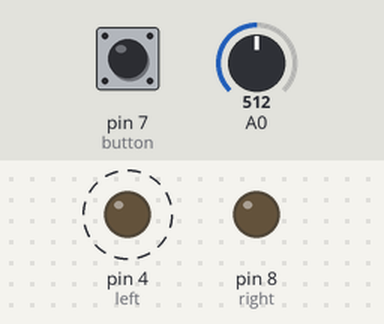
The sketch below on a simulated Arduino Uno, built with avr-gcc and run on an emulated ATmega328P. Parts: output pins drawn as LEDs (lit = HIGH). Dashed ring = blinking. The inputs (shaded band) are chosen by the test bench; at power-on: A0 = 512, pin 7 (button) HIGH.

Above: at 1.2 s.
1.3 s: A0 set to 529
At 1.45 s:
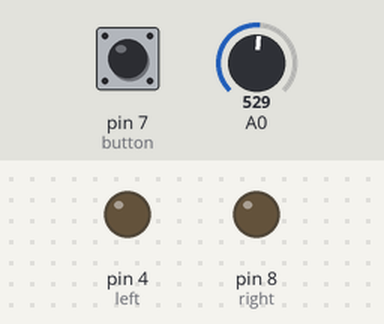
4.3 s: pin 7 (button) pulled LOW for 0.15 s
At 4.67 s:
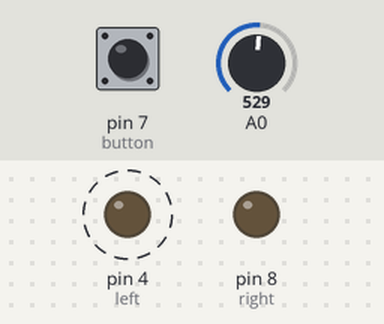
7.3 s: A0 set to 511
At 7.54 s:
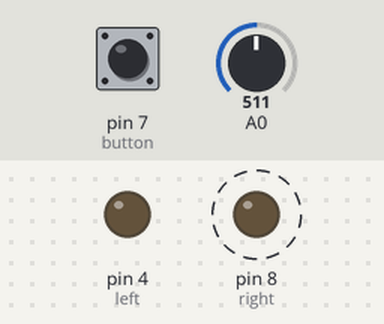
10.3 s: pin 7 (button) pulled LOW for 1 s
At 11.52 s:
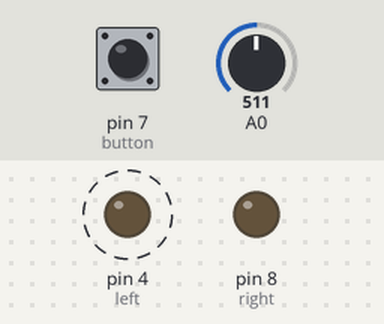
Timing chart, 0 to 14.6 s (numbered marks = the images above; inputs shaded):
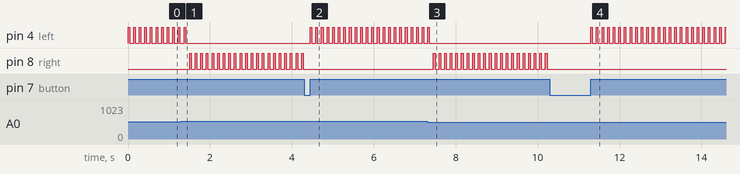

Measured:
- the behaviour switches between 517 and 518 on A0 (found by bisection; images 0 and 1)
- after the input at 1.3 s, pin 4 (left): goes on until 1.4 s, then stays LOW; pin 8 (right): alternates HIGH for 0.04 s and LOW for 0.10 s, starting after 0.20 s
- after the input at 4.3 s, pin 4 (left): alternates HIGH for 0.04 s and LOW for 0.10 s, starting after 0.15 s; pin 8 (right): stops changing and stays LOW
- after the input at 7.3 s, pin 4 (left): goes on until 7.4 s, then stays LOW; pin 8 (right): alternates HIGH for 0.04 s and LOW for 0.10 s, starting after 0.16 s
- after the input at 10.3 s, pin 4 (left): alternates HIGH for 0.04 s and LOW for 0.10 s, starting after 1.0 s; pin 8 (right): stops changing and stays LOW
- by itself, pin 4 (left): alternates HIGH for 0.04 s and LOW for 0.10 s

The sketch:

ArduinoPlaysTimberman.ino
```cpp
/*
 Arduino Plays Timberman

 A simple programm for Arduino that plays Timberman.

Circuit:
 * JZC-11F RELAYS attached to TIP120 attached to pins 4 and 8
 * OP580DA PHOTODARLINGTON NPN attached to A0
 * BUTTON attached to pin 7

 created July 23th 1014
 by Valentin Heun
 */


int left = 4; int right = 8;
int button = 7; int timing = 23;
int Buffer[] = {0, 0, 0, 0, 0};
int startstate = 0;

void setup() {
  pinMode(left, OUTPUT); pinMode(right, OUTPUT);
  pinMode(button, INPUT); digitalWrite(button, HIGH);
}

void loop() {
  //realise the axe
  digitalWrite(left, LOW);  digitalWrite(right, LOW);

  // update the buffer
  if (startstate > 0) {
    for (int i = 3; i > 0; i--) {
      Buffer[i] = Buffer[i - 1];
    }

    // read a couple of frames and determan if a branch had crossed the sensor
    Buffer[0] = 0;
    for (int i = 0; i <= timing; i++) {
      delay(4);
      //delayMicroseconds(200);

      int analog = analogRead(A0);
      if ((analog > startstate + 5) || (analog < startstate - 5)) {
        Buffer[0]  = 1;
      }
    }
  }

  // set start value for the sensor
  if (digitalRead(button) == HIGH) {
    if (startstate == 0) {
      startstate = analogRead(A0);
    }

    // timberman cutts around the right side of the branches.
    int theswitch = Buffer[1];
    if (Buffer[2] == 1 && Buffer[1] == 0) {
      theswitch = 1;
    }

    // make the actuall cut
    if (theswitch == 0) {
      digitalWrite(left, HIGH);
    }
    else {
      digitalWrite(right, HIGH);
    }
    delay(38);

  }
  else {
    // if switched off, set everything back to zero
    startstate = 0;
    for (int i = 0; i <= 4; i++) {
      Buffer[i] = 0;
    }
  }
}
```
